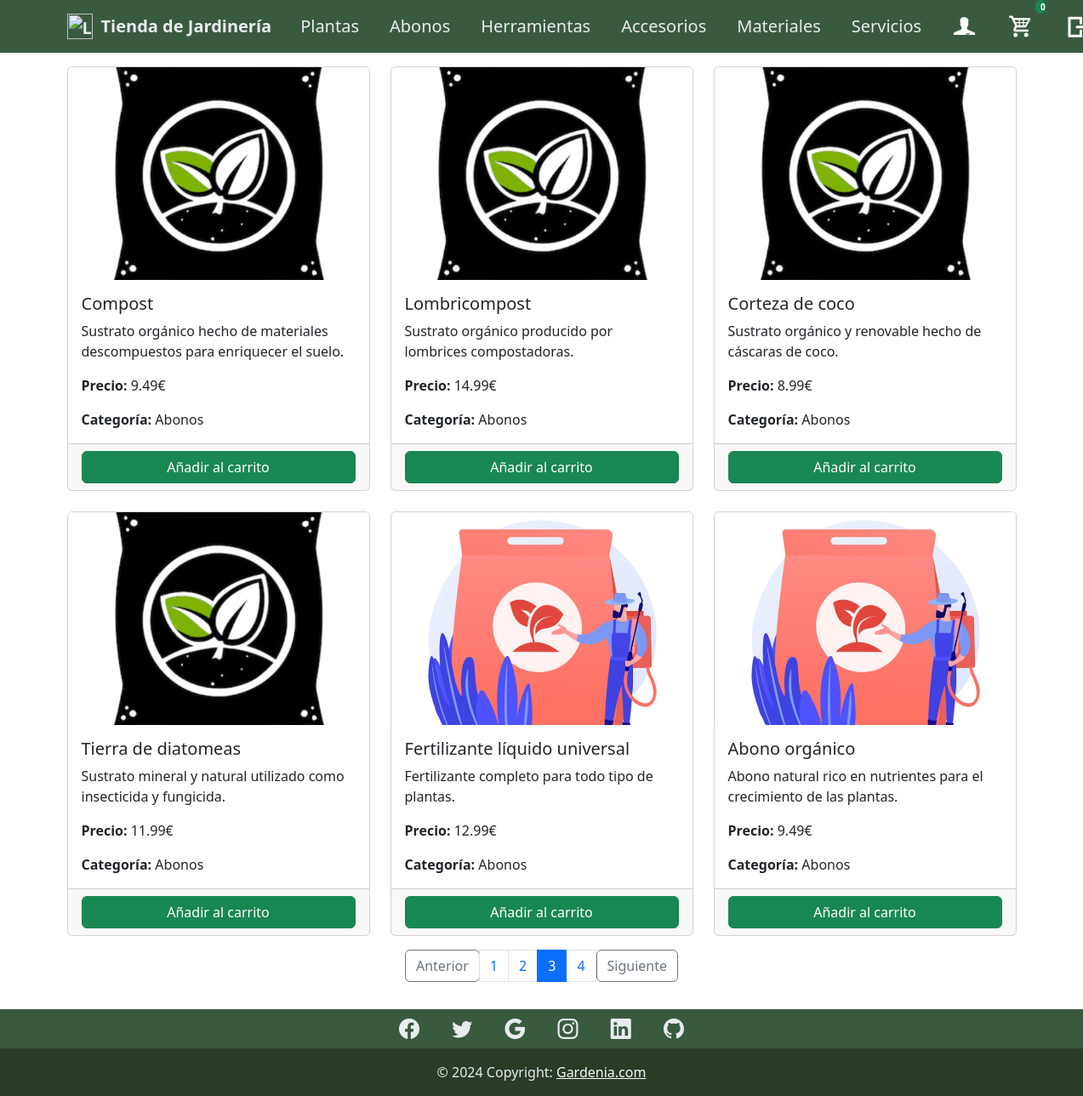
The app's page /views/usuariosprod.view.php?cat=Abonos&pag=3 (signed in) with its own data.
### tables this page shows
CREATE TABLE `productos` (
  `id_producto` int(11) NOT NULL,
  `nombre` varchar(100) DEFAULT NULL,
  `descripcion` text DEFAULT NULL,
  `precio` decimal(10,2) DEFAULT NULL,
  `imagen` varchar(255) DEFAULT NULL,
  `id_categoria` int(11) DEFAULT NULL
);

CREATE TABLE `categorias` (
  `id_categoria` int(11) NOT NULL,
  `nombre` varchar(100) DEFAULT NULL,
  `descripcion` text DEFAULT NULL
);

### class/Productsclass.php (called while the page is built, shortened)
<?php
include_once 'ConexionMysqli.php';
class ProductsClass
{
    private $conexion;
    public function __construct()
    {
        $con = new ConexionMysqli();
        $this->conexion = $con->obtenerConexion();
    }
    public function obtenerProductos($cat, $limite, $desplazamiento)
    {
        $sql = $this->conexion->prepare('SELECT id_categoria FROM categorias WHERE nombre = ?');
        $sql->bind_param('s', $cat);
        $id_cat = 0;
        if ($sql->execute()) {
            $res = $sql->get_result();
            if ($fila = $res->fetch_assoc()) {
                $id_cat = $fila['id_categoria'];
            }
        }
        $consulta = $this->conexion->prepare('SELECT c.*, p.*, c.nombre AS nombre_categoria FROM categorias c
                                                    INNER JOIN productos p ON c.id_categoria = p.id_categoria
                                                     WHERE  c.id_categoria = ? LIMIT ? OFFSET ?');
        $consulta->bind_param('iii', $id_cat, $limite, $desplazamiento);
        $productos = [];
        if ($consulta->execute()) {
            $resultado = $consulta->get_result();
            while ($fila = $resultado->fetch_assoc()) {
                $productos[] = $fila;
            }
        }
        return $productos;
    }
}

### class/Conexionmysqli.php (called while the page is built, shortened)
<?php
class ConexionMysqli
{
    private $dbHost = 'localhost';
    private $dbName = 'jardin';
    private $dbUser = 'root';
    private $dbPass = '';
    public function obtenerConexion()
    {
        $this->conexion = new mysqli($this->dbHost, $this->dbUser, $this->dbPass, $this->dbName);
        $this->conexion->set_charset("utf8");
        return $this->conexion;
    }
}

### class/CarritoClass.php (called while the page is built, shortened)
<?php
class CarritoClass
{
    private $conexion;
    public function __construct()
    {
        $con = new ConexionMysqli();
        $this->conexion = $con->obtenerConexion();
    }
    function contarProductos($idUsuario)
    {
        $sql = $this->conexion->prepare('SELECT sum(cantidad) AS total_cantidad
                                                FROM carrito
                                                WHERE id_usuario = ?');
        $sql->bind_param('i', $idUsuario);
        if ($sql->execute()) {
            $result = $sql->get_result();
            $fila = $result->fetch_assoc();
            return $fila;
        }
    }
}
?>

### api/carrito.php (called while the page is built, shortened)
<?php
include_once '../class/ConexionMysqli.php';
include_once '../class/CarritoClass.php';
function cantidadProductos($idUsuario)
{
    $carrito = new CarritoClass();
    $salida = $carrito->contarProductos($idUsuario);
    if (is_null($salida['total_cantidad'])) {
        return 0;
    } else {
        return $salida['total_cantidad'];
    }
}
?>

### views/usuariosprod.view.php (the view, shortened to what this page needs)
    <link href="https://cdn.jsdelivr.net/npm/bootstrap@5.3.0-alpha3/dist/css/bootstrap.min.css" rel="stylesheet">
    <link rel="stylesheet" href="../css/navuser.css" />
<?php
include '../class/ProductsClass.php';
include '../includes/usernav.php';
$productos = new ProductsClass();
$cat = $_GET['cat'];
$pag = $_GET['pag'];
$limite = 6;
$desplazamiento = ($pag - 1) * $limite;
$totalProductos = count($productos->obtenerProductos($cat, PHP_INT_MAX, 0));
$totalPag = ceil($totalProductos / $limite);
$obtenerProductos = $productos->obtenerProductos($cat, $limite, $desplazamiento);
echo '<div class="container mt-3">';
echo '<div class="row row-cols-1 row-cols-sm-2 row-cols-md-3 g-4">';
foreach ($obtenerProductos as $producto) {
    echo '<div class="col">';
    echo '<div class="card h-100">';
    echo '<img src="' . $producto["imagen"] . '" class="imagen_producto card-img-top" alt="' . $producto["nombre"] . '">';
    echo '<div class="card-body">';
    echo '<h5 class="card-title">' . $producto["nombre"] . '</h5>';
    echo '<p class="card-text">' . $producto["descripcion"] . '</p>';
    echo '<p class="card-text"><strong>Precio:</strong> ' . $producto["precio"] . '€</p>';
    echo '<p class="card-text"><strong>Categoría:</strong> ' . $producto["nombre_categoria"] . '</p>';
    echo '</div>';
    echo '<div class="card-footer">';
    echo '<a class="btn btn-success w-100" href="../api/carrito.php?id_producto=' . $producto["id_producto"] . '&cat=' . $cat . '&accion=agregarProducto">Añadir al carrito</a>';
    echo '</div>';
    echo '</div>';
    echo '</div>';
}
echo '</div>';
echo '</div>';
echo '<div class="container mt-3 mb-3">';
echo '<nav>';
echo '<ul class="pagination justify-content-center">';
if ($pag > 1) {
    echo '<li class="page-item">';
    echo '<a class="btn btn-outline-secondary" href="?cat=' . $cat . '&pag=' . ($pag - 1) . '">Anterior</a>';
    echo '</li>';
}
for ($i = 1; $i <= $totalPag; $i++) {
    $activo = ($i == $pag) ? 'active' : '';
    echo '<li class="page-item ' . $activo . '">';
    echo '<a class="page-link" href="?cat=' . $cat . '&pag=' . $i . '">' . $i . '</a>';
    echo '</li>';
}
if ($pag < $totalPag) {
    echo '<li class="page-item">';
    echo '<a class="btn btn-outline-secondary" href="?cat=' . $cat . '&pag=' . ($pag + 1) . '">Siguiente</a>';
    echo '</li>';
}
echo '</ul>';
echo '</nav>';
echo '</div>';
include('../includes/footer.php');
?>

### views/usuariosprod.view.php (style rules this page uses)
.imagen_producto { width: 100%; height: 250px; object-fit: cover; }
.card { height: 100%; }
.card-body, .card-footer { display: flex; flex-direction: column; justify-content: space-between; }

### records on screen
productos: imagen (picture), nombre "Compost", descripcion "Sustrato orgánico hecho de materiales descompuestos para enriquecer el suelo.", precio "9.49", id_categoria.nombre "Abonos"
productos: imagen (picture), nombre "Lombricompost", descripcion "Sustrato orgánico producido por lombrices compostadoras.", precio "14.99", id_categoria.nombre "Abonos"
productos: imagen (picture), nombre "Corteza de coco", descripcion "Sustrato orgánico y renovable hecho de cáscaras de coco.", precio "8.99", id_categoria.nombre "Abonos"
productos: imagen (picture), nombre "Tierra de diatomeas", descripcion "Sustrato mineral y natural utilizado como insecticida y fungicida.", precio "11.99", id_categoria.nombre "Abonos"
productos: imagen (picture), nombre "Fertilizante líquido universal", descripcion "Fertilizante completo para todo tipo de plantas.", precio "12.99", id_categoria.nombre "Abonos"
productos: imagen (picture), nombre "Abono orgánico", descripcion "Abono natural rico en nutrientes para el crecimiento de las plantas.", precio "9.49", id_categoria.nombre "Abonos"

### other values on screen
$cantidad "0"
